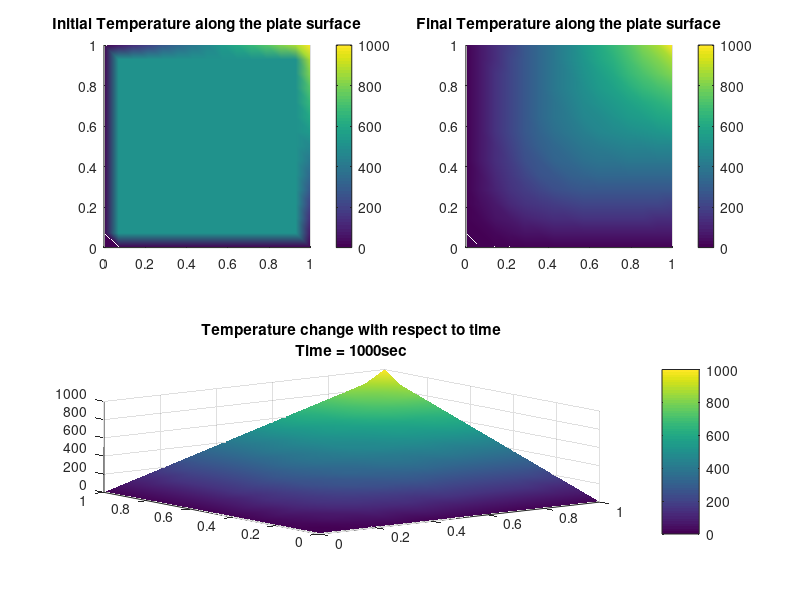

MATLAB code to generate this figure: (Note: this script raises an error after producing the figure.)
clear
close all
clc

%Defining variables
nx = 15;
ny = nx;
t = 500;%Total time
dt = 10;%timestep
nt = t/dt;%no. of timesteps

x = linspace(0,1,nx);
y = linspace(0,1,ny);
[xx,yy] = meshgrid(x,y);      
T = 500*ones(nx,ny,nt);

%Thermal diffusivity of copper
alpha = 113e-6;
dx = 1/(nx-1);
dy = dx;
c = (alpha*dt)/(dx^2);

%Assigning boundary conditions
for k = 1:nt+1
  T(1,:,k)     =    0;
  T(:,1,k)     =    0;
  T(end,end,k) = 1000;
  for i = 1:nx
    T(i,end,k)   = (0*(nx-i+1)+1000*(i-1))/nx;
  end
  for i = 1:ny
    T(end,i,k)   = (0*(ny-i+1)+1000*(i-1))/ny;
  end
  T(1,1,k)     =    0;
  T(1,end,k)   =    0;
  T(end,1,k)   =    0;
  T(end,end,k) = 1000; 
end
k1 = (alpha*dt)/dx^2;
k2 = (alpha*dt)/dy^2;
T_initial = T(:,:,1);%Initial temperature as per boundary condition

%Time Loop
for k = 1:nt
    %Nodal Loops
    for i = 2:nx-1
        for j = 2:ny-1
            T(i,j,k+1) = (T(i,j,k)+(k1*(T(i+1,j,k)+T(i-1,j,k)-(2*T(i,j,k))))+(k2*(T(i,j+1,k)+T(i,j-1,k)-(2*T(i,j,k)))));
        end
    end 
end
T_final = T(:,:,nt);

%Plotting the temperature change
figure(1)
subplot(2,2,1)
surf(xx,yy,T_initial)
view(2)
shading interp
title('Initial Temperature along the plate surface')
colorbar;
subplot(2,2,2)
surf(xx,yy,T_final)
view(2)
shading interp
title('Final Temperature along the plate surface')
colorbar;
subplot(2,1,2)
ct = 1;
for k = 1:nt
    Time = sprintf('Time = %d%s',k*20,'sec');
    T_time = T(:,:,k);
    surf(xx,yy,T_time)
    set(gcf,'units','normalized','outerposition',[0 0 1 1])
    shading interp
    title({'Temperature change with respect to time';Time})
    colorbar;
    M(ct)=getframe(gcf);
    pause(1.0)
    ct=ct+1;
end
movie(M,1,1)
video_file=VideoWriter('ExplicitHE.avi','uncompressed AVI');
open(video_file)
writeVideo(video_file,M)
close(video_file)